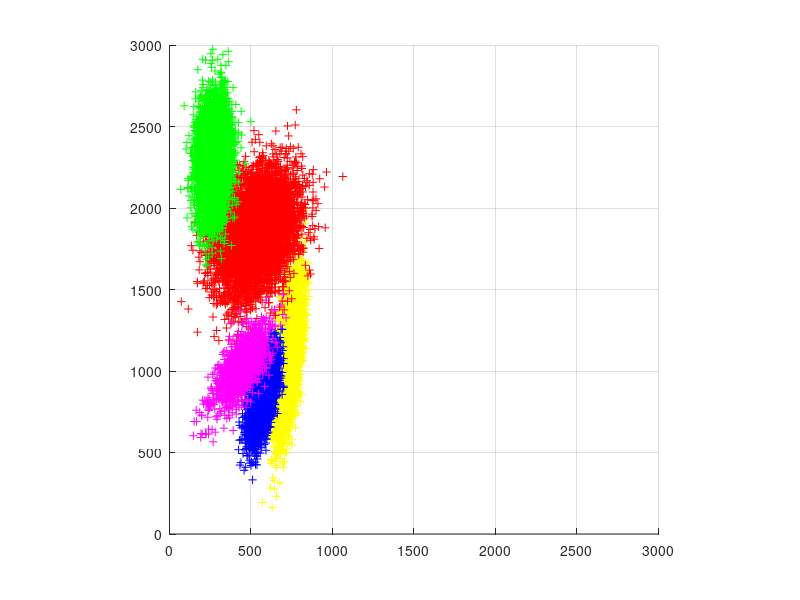

The MATLAB script that drew this image:
% GENVDATA Generation of simulated vowel data
%

Ntot = 20000;

Pa = 0.25;
mu_a = [730 1090];
std_a = [35  20
         20  230];
Na = Pa*Ntot;
a = randn(Na,2) * std_a + repmat(mu_a,Na,1);
	
Pe = 0.3;
mu_e = [530 1840];
std_e = [120  25
         25  190];
Ne = Pe*Ntot;
e = randn(Ne,2) * std_e + repmat(mu_e,Ne,1);

Pi = 0.25;
mu_i = [270 2290];
std_i = [50  5
         5  190];
Ni = Pi*Ntot;
i = randn(Ni,2) * std_i + repmat(mu_i,Ni,1);

Po = 0.15;
mu_o = [570 840];
std_o = [40  20
         20 140];
No = Po*Ntot;
o = randn(No,2) * std_o + repmat(mu_o,No,1);

Py = 0.05;
mu_y = [440 1020];
std_y = [80 40
         40 130];
Ny = Py*Ntot;
y = randn(Ny,2) * std_y + repmat(mu_y,Ny,1);

allvow = [a; e; i; o; y];
allvow = allvow(randperm(Ntot),:);

save vowels.mat a e i o y allvow

clf;
%set(gca,'xlim',[0 4000],'ylim',[0 4000],'dataaspectratio',[1 1 1e-6]);
set(gca,'xlim',[0 3000],'ylim',[0 3000],'dataaspectratio',[1 1 1e-6]);
%set(gca,'xlim',[0 1500],'ylim',[0 4000]);
hold on; grid on;
plot(a(:,1),a(:,2),'y+');
plot(e(:,1),e(:,2),'r+');
plot(i(:,1),i(:,2),'g+');
plot(o(:,1),o(:,2),'b+');
plot(y(:,1),y(:,2),'m+');
